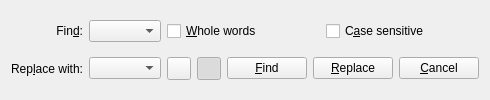
<?xml version="1.0" encoding="UTF-8"?>
<ui version="4.0">
 <class>ReplaceWidget</class>
 <widget class="QWidget" name="ReplaceWidget">
  <property name="windowTitle">
   <string>Find and Replace</string>
  </property>
  <layout class="QGridLayout">
   <item row="0" column="1">
    <widget class="QLabel" name="labelFind">
     <property name="text">
      <string>Fin&amp;d:</string>
     </property>
     <property name="alignment">
      <set>Qt::AlignRight|Qt::AlignTrailing|Qt::AlignVCenter</set>
     </property>
     <property name="buddy">
      <cstring>comboBoxFind</cstring>
     </property>
    </widget>
   </item>
   <item row="0" column="2">
    <widget class="ComboBox" name="comboBoxFind">
     <property name="sizePolicy">
      <sizepolicy hsizetype="MinimumExpanding" vsizetype="Fixed">
       <horstretch>0</horstretch>
       <verstretch>0</verstretch>
      </sizepolicy>
     </property>
    </widget>
   </item>
   <item row="0" column="3">
    <layout class="QHBoxLayout">
     <item>
      <widget class="QCheckBox" name="checkBoxWholeWords">
       <property name="text">
        <string>&amp;Whole words</string>
       </property>
      </widget>
     </item>
     <item>
      <widget class="QCheckBox" name="checkBoxCaseSensitive">
       <property name="text">
        <string>C&amp;ase sensitive</string>
       </property>
      </widget>
     </item>
    </layout>
   </item>
   <item row="1" column="1">
    <widget class="QLabel" name="labelReplace">
     <property name="text">
      <string>Rep&amp;lace with:</string>
     </property>
     <property name="alignment">
      <set>Qt::AlignRight|Qt::AlignTrailing|Qt::AlignVCenter</set>
     </property>
     <property name="buddy">
      <cstring>comboBoxReplace</cstring>
     </property>
    </widget>
   </item>
   <item row="1" column="2">
    <widget class="ComboBox" name="comboBoxReplace">
     <property name="sizePolicy">
      <sizepolicy hsizetype="MinimumExpanding" vsizetype="Fixed">
       <horstretch>0</horstretch>
       <verstretch>0</verstretch>
      </sizepolicy>
     </property>
    </widget>
   </item>
   <item row="1" column="3">
    <layout class="QHBoxLayout">
     <item>
      <widget class="QToolButton" name="pushButtonBackward">
       <property name="toolTip">
        <string>Search backward</string>
       </property>
       <property name="text">
        <string/>
       </property>
       <property name="icon">
        <iconset resource="qtikz.qrc">
         <normaloff>:/icons/go-up.png</normaloff>:/icons/go-up.png</iconset>
       </property>
       <property name="checkable">
        <bool>true</bool>
       </property>
      </widget>
     </item>
     <item>
      <widget class="QToolButton" name="pushButtonForward">
       <property name="toolTip">
        <string>Search forward</string>
       </property>
       <property name="text">
        <string/>
       </property>
       <property name="icon">
        <iconset resource="qtikz.qrc">
         <normaloff>:/icons/go-down.png</normaloff>:/icons/go-down.png</iconset>
       </property>
       <property name="checkable">
        <bool>true</bool>
       </property>
       <property name="checked">
        <bool>true</bool>
       </property>
      </widget>
     </item>
     <item>
      <widget class="QPushButton" name="pushButtonFind">
       <property name="text">
        <string>&amp;Find</string>
       </property>
      </widget>
     </item>
     <item>
      <widget class="QPushButton" name="pushButtonReplace">
       <property name="text">
        <string>&amp;Replace</string>
       </property>
      </widget>
     </item>
     <item>
      <widget class="QPushButton" name="pushButtonClose">
       <property name="toolTip">
        <string>Close find and replace box</string>
       </property>
       <property name="text">
        <string>&amp;Cancel</string>
       </property>
       <property name="icon">
        <iconset resource="qtikz.qrc">
         <normaloff>:/icons/window-close.png</normaloff>:/icons/window-close.png</iconset>
       </property>
      </widget>
     </item>
    </layout>
   </item>
  </layout>
 </widget>
 <customwidgets>
  <customwidget>
   <class>ComboBox</class>
   <extends>QComboBox</extends>
   <header>../common/utils/combobox.h</header>
  </customwidget>
 </customwidgets>
 <tabstops>
  <tabstop>comboBoxFind</tabstop>
  <tabstop>comboBoxReplace</tabstop>
  <tabstop>checkBoxWholeWords</tabstop>
  <tabstop>checkBoxCaseSensitive</tabstop>
  <tabstop>pushButtonBackward</tabstop>
  <tabstop>pushButtonForward</tabstop>
  <tabstop>pushButtonFind</tabstop>
  <tabstop>pushButtonReplace</tabstop>
  <tabstop>pushButtonClose</tabstop>
 </tabstops>
 <resources>
  <include location="qtikz.qrc"/>
 </resources>
 <connections/>
</ui>
